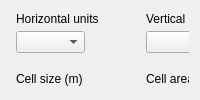
     <widget class="QWidget" name="DEMTab">
      <attribute name="title">
       <string>DEM properties</string>
      </attribute>
      <layout class="QGridLayout" name="gridLayout_6">
       <item row="0" column="0" rowspan="2" colspan="2">
        <widget class="QWidget" name="gridWidget" native="true">
         <widget class="QLineEdit" name="sizeEdit">
          <property name="geometry">
           <rect>
            <x>5</x>
            <y>80</y>
            <width>81</width>
            <height>20</height>
           </rect>
          </property>
          <property name="inputMethodHints">
           <set>Qt::ImhNone</set>
          </property>
         </widget>
         <widget class="QLabel" name="cellSize">
          <property name="geometry">
           <rect>
            <x>5</x>
            <y>60</y>
            <width>91</width>
            <height>16</height>
           </rect>
          </property>
          <property name="text">
           <string>Cell size (m)</string>
          </property>
         </widget>
         <widget class="QLabel" name="label_3">
          <property name="geometry">
           <rect>
            <x>5</x>
            <y>120</y>
            <width>131</width>
            <height>16</height>
           </rect>
          </property>
          <property name="text">
           <string>Extent in degrees</string>
          </property>
         </widget>
         <widget class="QLineEdit" name="areaEdit">
          <property name="geometry">
           <rect>
            <x>135</x>
            <y>80</y>
            <width>81</width>
            <height>20</height>
           </rect>
          </property>
          <property name="inputMethodHints">
           <set>Qt::ImhDigitsOnly</set>
          </property>
         </widget>
         <widget class="QComboBox" name="verticalCombo">
          <property name="geometry">
           <rect>
            <x>135</x>
            <y>20</y>
            <width>69</width>
            <height>22</height>
           </rect>
          </property>
         </widget>
         <widget class="QLabel" name="vertiicalUnits">
          <property name="geometry">
           <rect>
            <x>135</x>
            <y>0</y>
            <width>91</width>
            <height>16</height>
           </rect>
          </property>
          <property name="text">
           <string>Vertical units</string>
          </property>
         </widget>
         <widget class="QLabel" name="horizontalUnits">
          <property name="geometry">
           <rect>
            <x>5</x>
            <y>0</y>
            <width>131</width>
            <height>16</height>
           </rect>
          </property>
          <property name="text">
           <string>Horizontal units</string>
          </property>
         </widget>
         <widget class="QComboBox" name="horizontalCombo">
          <property name="geometry">
           <rect>
            <x>5</x>
            <y>20</y>
            <width>69</width>
            <height>22</height>
           </rect>
          </property>
         </widget>
         <widget class="QLabel" name="cellArea">
          <property name="geometry">
           <rect>
            <x>135</x>
            <y>60</y>
            <width>101</width>
            <height>16</height>
           </rect>
          </property>
          <property name="text">
           <string>Cell area (ha)</string>
          </property>
         </widget>
         <widget class="QWidget" name="widget" native="true">
          <property name="geometry">
           <rect>
            <x>0</x>
            <y>140</y>
            <width>231</width>
            <height>146</height>
           </rect>
          </property>
          <widget class="QLabel" name="label_4">
           <property name="geometry">
            <rect>
             <x>150</x>
             <y>0</y>
             <width>46</width>
             <height>13</height>
            </rect>
           </property>
           <property name="text">
            <string>North</string>
           </property>
          </widget>
          <widget class="QLabel" name="label_5">
           <property name="geometry">
            <rect>
             <x>50</x>
             <y>20</y>
             <width>41</width>
             <height>20</height>
            </rect>
           </property>
           <property name="text">
            <string>West</string>
           </property>
          </widget>
          <widget class="QLineEdit" name="northEdit">
           <property name="geometry">
            <rect>
             <x>100</x>
             <y>20</y>
             <width>130</width>
             <height>20</height>
            </rect>
           </property>
          </widget>
          <widget class="QLineEdit" name="southEdit">
           <property name="geometry">
            <rect>
             <x>0</x>
             <y>110</y>
             <width>130</width>
             <height>20</height>
            </rect>
           </property>
          </widget>
          <widget class="QLabel" name="label_6">
           <property name="geometry">
            <rect>
             <x>150</x>
             <y>60</y>
             <width>46</width>
             <height>13</height>
            </rect>
           </property>
           <property name="text">
            <string>East</string>
           </property>
          </widget>
          <widget class="QLineEdit" name="westEdit">
           <property name="geometry">
            <rect>
             <x>0</x>
             <y>50</y>
             <width>130</width>
             <height>20</height>
            </rect>
           </property>
          </widget>
          <widget class="QLabel" name="label_7">
           <property name="geometry">
            <rect>
             <x>50</x>
             <y>90</y>
             <width>46</width>
             <height>13</height>
            </rect>
           </property>
           <property name="text">
            <string>South</string>
           </property>
          </widget>
          <widget class="QLineEdit" name="eastEdit">
           <property name="geometry">
            <rect>
             <x>100</x>
             <y>80</y>
             <width>130</width>
             <height>20</height>
            </rect>
           </property>
          </widget>
         </widget>
         <widget class="QTextBrowser" name="textBrowser">
          <property name="geometry">
           <rect>
            <x>240</x>
            <y>30</y>
            <width>261</width>
            <height>260</height>
           </rect>
          </property>
         </widget>
         <widget class="QLabel" name="label">
          <property name="geometry">
           <rect>
            <x>240</x>
            <y>0</y>
            <width>261</width>
            <height>21</height>
           </rect>
          </property>
          <property name="text">
           <string>Spatial reference</string>
          </property>
         </widget>
        </widget>
       </item>
      </layout>
     </widget>
